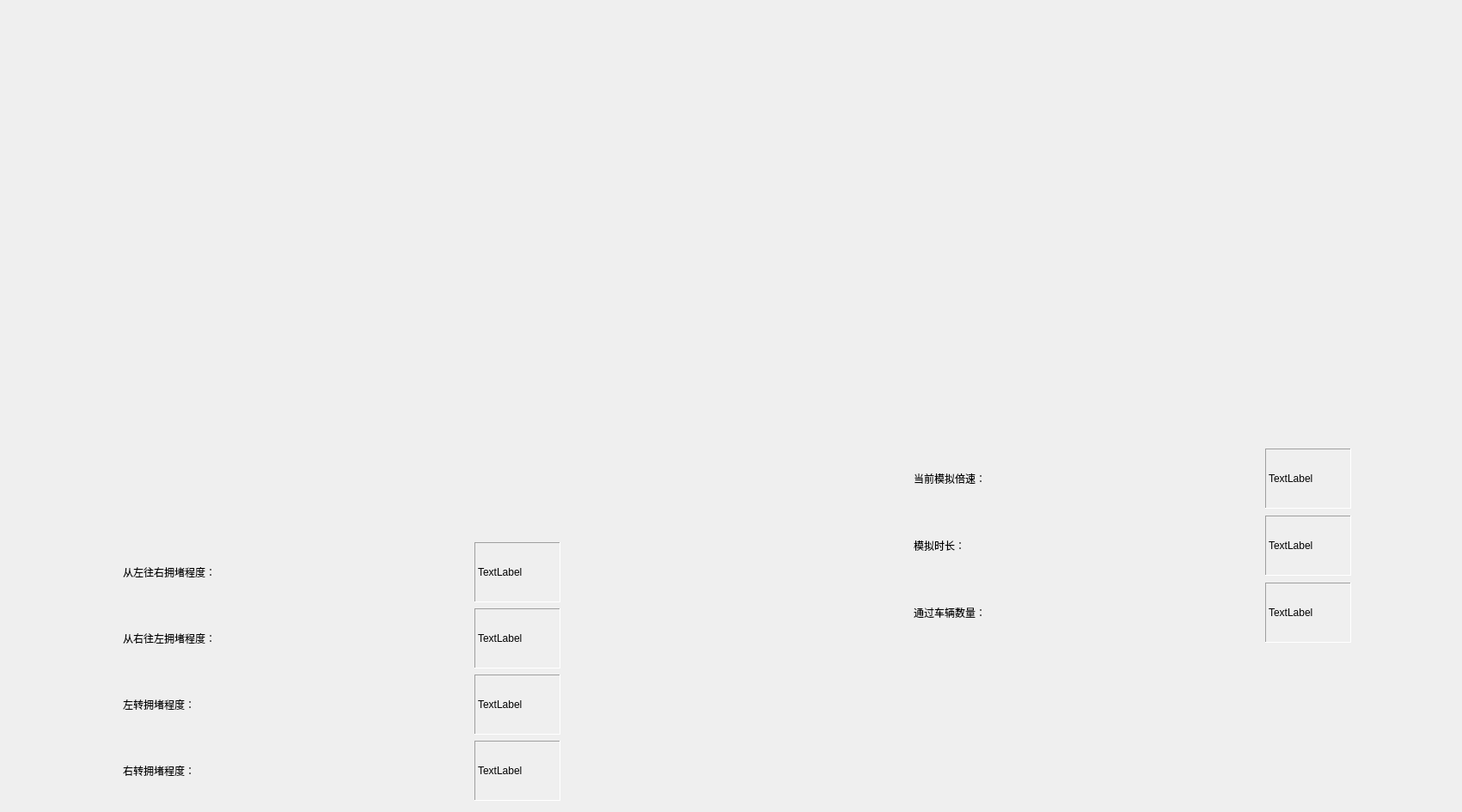
<?xml version="1.0" encoding="UTF-8"?>
<ui version="4.0">
 <class>SimulateWindow</class>
 <widget class="QWidget" name="SimulateWindow">
  <property name="geometry">
   <rect>
    <x>0</x>
    <y>0</y>
    <width>1701</width>
    <height>945</height>
   </rect>
  </property>
  <property name="sizePolicy">
   <sizepolicy hsizetype="Fixed" vsizetype="Fixed">
    <horstretch>0</horstretch>
    <verstretch>0</verstretch>
   </sizepolicy>
  </property>
  <property name="windowTitle">
   <string>Form</string>
  </property>
  <widget class="QWidget" name="dataBar" native="true">
   <property name="geometry">
    <rect>
     <x>1060</x>
     <y>520</y>
     <width>516</width>
     <height>230</height>
    </rect>
   </property>
   <layout class="QGridLayout" name="gridLayout">
    <item row="0" column="1">
     <widget class="QLabel" name="lableShowSimulateRate">
      <property name="sizePolicy">
       <sizepolicy hsizetype="Fixed" vsizetype="Fixed">
        <horstretch>0</horstretch>
        <verstretch>0</verstretch>
       </sizepolicy>
      </property>
      <property name="minimumSize">
       <size>
        <width>100</width>
        <height>70</height>
       </size>
      </property>
      <property name="maximumSize">
       <size>
        <width>100</width>
        <height>70</height>
       </size>
      </property>
      <property name="styleSheet">
       <string notr="true">font: 18pt &quot;Agency FB&quot;;</string>
      </property>
      <property name="frameShape">
       <enum>QFrame::Panel</enum>
      </property>
      <property name="frameShadow">
       <enum>QFrame::Sunken</enum>
      </property>
      <property name="text">
       <string>TextLabel</string>
      </property>
     </widget>
    </item>
    <item row="0" column="0">
     <widget class="QLabel" name="lable_1">
      <property name="sizePolicy">
       <sizepolicy hsizetype="Fixed" vsizetype="Fixed">
        <horstretch>0</horstretch>
        <verstretch>0</verstretch>
       </sizepolicy>
      </property>
      <property name="minimumSize">
       <size>
        <width>400</width>
        <height>70</height>
       </size>
      </property>
      <property name="maximumSize">
       <size>
        <width>400</width>
        <height>70</height>
       </size>
      </property>
      <property name="styleSheet">
       <string notr="true">font: 18pt &quot;方正粗黑宋简体&quot;;</string>
      </property>
      <property name="text">
       <string>当前模拟倍速：</string>
      </property>
     </widget>
    </item>
    <item row="1" column="1">
     <widget class="QLabel" name="lableShowTime">
      <property name="sizePolicy">
       <sizepolicy hsizetype="Fixed" vsizetype="Fixed">
        <horstretch>0</horstretch>
        <verstretch>0</verstretch>
       </sizepolicy>
      </property>
      <property name="minimumSize">
       <size>
        <width>100</width>
        <height>70</height>
       </size>
      </property>
      <property name="maximumSize">
       <size>
        <width>100</width>
        <height>70</height>
       </size>
      </property>
      <property name="styleSheet">
       <string notr="true">font: 18pt &quot;Agency FB&quot;;</string>
      </property>
      <property name="frameShape">
       <enum>QFrame::Panel</enum>
      </property>
      <property name="frameShadow">
       <enum>QFrame::Sunken</enum>
      </property>
      <property name="text">
       <string>TextLabel</string>
      </property>
     </widget>
    </item>
    <item row="1" column="0">
     <widget class="QLabel" name="label_2">
      <property name="sizePolicy">
       <sizepolicy hsizetype="Fixed" vsizetype="Fixed">
        <horstretch>0</horstretch>
        <verstretch>0</verstretch>
       </sizepolicy>
      </property>
      <property name="minimumSize">
       <size>
        <width>400</width>
        <height>70</height>
       </size>
      </property>
      <property name="maximumSize">
       <size>
        <width>400</width>
        <height>70</height>
       </size>
      </property>
      <property name="styleSheet">
       <string notr="true">font: 18pt &quot;方正粗黑宋简体&quot;;</string>
      </property>
      <property name="text">
       <string>模拟时长：</string>
      </property>
     </widget>
    </item>
    <item row="3" column="0">
     <widget class="QLabel" name="label_3">
      <property name="sizePolicy">
       <sizepolicy hsizetype="Fixed" vsizetype="Fixed">
        <horstretch>0</horstretch>
        <verstretch>0</verstretch>
       </sizepolicy>
      </property>
      <property name="minimumSize">
       <size>
        <width>400</width>
        <height>70</height>
       </size>
      </property>
      <property name="maximumSize">
       <size>
        <width>400</width>
        <height>70</height>
       </size>
      </property>
      <property name="styleSheet">
       <string notr="true">font: 18pt &quot;方正粗黑宋简体&quot;;</string>
      </property>
      <property name="text">
       <string>通过车辆数量：</string>
      </property>
     </widget>
    </item>
    <item row="3" column="1">
     <widget class="QLabel" name="lableShowPassCar">
      <property name="sizePolicy">
       <sizepolicy hsizetype="Fixed" vsizetype="Fixed">
        <horstretch>0</horstretch>
        <verstretch>0</verstretch>
       </sizepolicy>
      </property>
      <property name="minimumSize">
       <size>
        <width>100</width>
        <height>70</height>
       </size>
      </property>
      <property name="maximumSize">
       <size>
        <width>100</width>
        <height>70</height>
       </size>
      </property>
      <property name="styleSheet">
       <string notr="true">font: 18pt &quot;Agency FB&quot;;</string>
      </property>
      <property name="frameShape">
       <enum>QFrame::Panel</enum>
      </property>
      <property name="frameShadow">
       <enum>QFrame::Sunken</enum>
      </property>
      <property name="text">
       <string>TextLabel</string>
      </property>
     </widget>
    </item>
   </layout>
  </widget>
  <widget class="QWidget" name="dataBar_2" native="true">
   <property name="geometry">
    <rect>
     <x>140</x>
     <y>630</y>
     <width>516</width>
     <height>304</height>
    </rect>
   </property>
   <layout class="QGridLayout" name="gridLayout_2">
    <item row="0" column="0">
     <widget class="QLabel" name="left1">
      <property name="sizePolicy">
       <sizepolicy hsizetype="Fixed" vsizetype="Fixed">
        <horstretch>0</horstretch>
        <verstretch>0</verstretch>
       </sizepolicy>
      </property>
      <property name="minimumSize">
       <size>
        <width>400</width>
        <height>70</height>
       </size>
      </property>
      <property name="maximumSize">
       <size>
        <width>400</width>
        <height>70</height>
       </size>
      </property>
      <property name="styleSheet">
       <string notr="true">font: 18pt &quot;方正粗黑宋简体&quot;;</string>
      </property>
      <property name="text">
       <string>从左往右拥堵程度：</string>
      </property>
     </widget>
    </item>
    <item row="0" column="1">
     <widget class="QLabel" name="lableJamLeftToRight">
      <property name="sizePolicy">
       <sizepolicy hsizetype="Fixed" vsizetype="Fixed">
        <horstretch>0</horstretch>
        <verstretch>0</verstretch>
       </sizepolicy>
      </property>
      <property name="minimumSize">
       <size>
        <width>100</width>
        <height>70</height>
       </size>
      </property>
      <property name="maximumSize">
       <size>
        <width>100</width>
        <height>70</height>
       </size>
      </property>
      <property name="styleSheet">
       <string notr="true">font: 18pt &quot;Agency FB&quot;;</string>
      </property>
      <property name="frameShape">
       <enum>QFrame::Panel</enum>
      </property>
      <property name="frameShadow">
       <enum>QFrame::Sunken</enum>
      </property>
      <property name="text">
       <string>TextLabel</string>
      </property>
     </widget>
    </item>
    <item row="1" column="0">
     <widget class="QLabel" name="left2">
      <property name="sizePolicy">
       <sizepolicy hsizetype="Fixed" vsizetype="Fixed">
        <horstretch>0</horstretch>
        <verstretch>0</verstretch>
       </sizepolicy>
      </property>
      <property name="minimumSize">
       <size>
        <width>400</width>
        <height>70</height>
       </size>
      </property>
      <property name="maximumSize">
       <size>
        <width>400</width>
        <height>70</height>
       </size>
      </property>
      <property name="styleSheet">
       <string notr="true">font: 18pt &quot;方正粗黑宋简体&quot;;</string>
      </property>
      <property name="text">
       <string>从右往左拥堵程度：</string>
      </property>
     </widget>
    </item>
    <item row="1" column="1">
     <widget class="QLabel" name="lableJamRightToLeft">
      <property name="sizePolicy">
       <sizepolicy hsizetype="Fixed" vsizetype="Fixed">
        <horstretch>0</horstretch>
        <verstretch>0</verstretch>
       </sizepolicy>
      </property>
      <property name="minimumSize">
       <size>
        <width>100</width>
        <height>70</height>
       </size>
      </property>
      <property name="maximumSize">
       <size>
        <width>100</width>
        <height>70</height>
       </size>
      </property>
      <property name="styleSheet">
       <string notr="true">font: 18pt &quot;Agency FB&quot;;</string>
      </property>
      <property name="frameShape">
       <enum>QFrame::Panel</enum>
      </property>
      <property name="frameShadow">
       <enum>QFrame::Sunken</enum>
      </property>
      <property name="text">
       <string>TextLabel</string>
      </property>
     </widget>
    </item>
    <item row="2" column="0">
     <widget class="QLabel" name="left3">
      <property name="sizePolicy">
       <sizepolicy hsizetype="Fixed" vsizetype="Fixed">
        <horstretch>0</horstretch>
        <verstretch>0</verstretch>
       </sizepolicy>
      </property>
      <property name="minimumSize">
       <size>
        <width>400</width>
        <height>70</height>
       </size>
      </property>
      <property name="maximumSize">
       <size>
        <width>400</width>
        <height>70</height>
       </size>
      </property>
      <property name="styleSheet">
       <string notr="true">font: 18pt &quot;方正粗黑宋简体&quot;;</string>
      </property>
      <property name="text">
       <string>左转拥堵程度：</string>
      </property>
     </widget>
    </item>
    <item row="2" column="1">
     <widget class="QLabel" name="lableJamTurnLeft">
      <property name="sizePolicy">
       <sizepolicy hsizetype="Fixed" vsizetype="Fixed">
        <horstretch>0</horstretch>
        <verstretch>0</verstretch>
       </sizepolicy>
      </property>
      <property name="minimumSize">
       <size>
        <width>100</width>
        <height>70</height>
       </size>
      </property>
      <property name="maximumSize">
       <size>
        <width>100</width>
        <height>70</height>
       </size>
      </property>
      <property name="styleSheet">
       <string notr="true">font: 18pt &quot;Agency FB&quot;;</string>
      </property>
      <property name="frameShape">
       <enum>QFrame::Panel</enum>
      </property>
      <property name="frameShadow">
       <enum>QFrame::Sunken</enum>
      </property>
      <property name="text">
       <string>TextLabel</string>
      </property>
     </widget>
    </item>
    <item row="3" column="0">
     <widget class="QLabel" name="left4">
      <property name="sizePolicy">
       <sizepolicy hsizetype="Fixed" vsizetype="Fixed">
        <horstretch>0</horstretch>
        <verstretch>0</verstretch>
       </sizepolicy>
      </property>
      <property name="minimumSize">
       <size>
        <width>400</width>
        <height>70</height>
       </size>
      </property>
      <property name="maximumSize">
       <size>
        <width>400</width>
        <height>70</height>
       </size>
      </property>
      <property name="styleSheet">
       <string notr="true">font: 18pt &quot;方正粗黑宋简体&quot;;</string>
      </property>
      <property name="text">
       <string>右转拥堵程度：</string>
      </property>
     </widget>
    </item>
    <item row="3" column="1">
     <widget class="QLabel" name="lableJamTurnRight">
      <property name="sizePolicy">
       <sizepolicy hsizetype="Fixed" vsizetype="Fixed">
        <horstretch>0</horstretch>
        <verstretch>0</verstretch>
       </sizepolicy>
      </property>
      <property name="minimumSize">
       <size>
        <width>100</width>
        <height>70</height>
       </size>
      </property>
      <property name="maximumSize">
       <size>
        <width>100</width>
        <height>70</height>
       </size>
      </property>
      <property name="styleSheet">
       <string notr="true">font: 18pt &quot;Agency FB&quot;;</string>
      </property>
      <property name="frameShape">
       <enum>QFrame::Panel</enum>
      </property>
      <property name="frameShadow">
       <enum>QFrame::Sunken</enum>
      </property>
      <property name="text">
       <string>TextLabel</string>
      </property>
     </widget>
    </item>
   </layout>
  </widget>
  <widget class="QWidget" name="widget" native="true">
   <property name="geometry">
    <rect>
     <x>150</x>
     <y>380</y>
     <width>511</width>
     <height>231</height>
    </rect>
   </property>
   <property name="styleSheet">
    <string notr="true">#widget
{
border-image: url(:/res/road1.png);
}</string>
   </property>
   <widget class="QWidget" name="colorJamToRight" native="true">
    <property name="geometry">
     <rect>
      <x>0</x>
      <y>30</y>
      <width>201</width>
      <height>31</height>
     </rect>
    </property>
   </widget>
   <widget class="QWidget" name="colorJamToLeft" native="true">
    <property name="geometry">
     <rect>
      <x>310</x>
      <y>10</y>
      <width>201</width>
      <height>31</height>
     </rect>
    </property>
   </widget>
   <widget class="QWidget" name="colorJamTurnRight" native="true">
    <property name="geometry">
     <rect>
      <x>260</x>
      <y>80</y>
      <width>31</width>
      <height>151</height>
     </rect>
    </property>
   </widget>
   <widget class="QWidget" name="colorJamTurnLeft" native="true">
    <property name="geometry">
     <rect>
      <x>220</x>
      <y>80</y>
      <width>31</width>
      <height>151</height>
     </rect>
    </property>
   </widget>
  </widget>
 </widget>
 <resources/>
 <connections/>
</ui>
